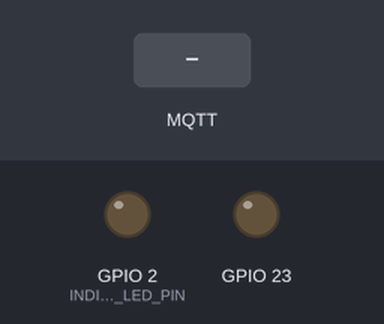
Bench run of a program on a simulated ESP32. Parts: output pins drawn as LEDs (lit = HIGH). The inputs (shaded band) are chosen by the test bench. WiFi joins after 1.5 s; servers stay silent unless stated; random numbers use the default seed unless the program sets one; no MQTT or app messages arrive unless stated; not simulated (calls return 0 or success): secrets.h; names the files do not define were given values by the test bench: MQTT_PORT = 1883; what the program prints to the serial monitor is not drawn.

Above: at 2.3 s.
2.4 s: MQTT message "5" arrives on the first subscribed topic
At 3.6 s:
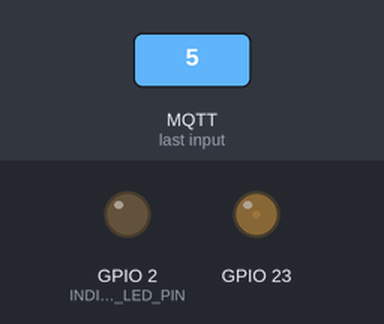
3.9 s: MQTT message "90" arrives on the first subscribed topic
At 4.6 s:
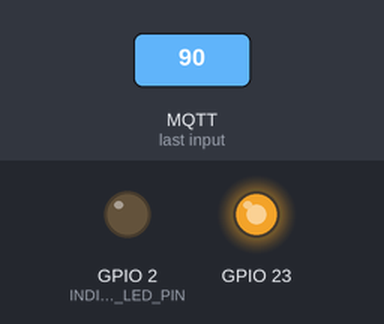
5.4 s: MQTT message "on" arrives on the first subscribed topic
At 5.9 s:
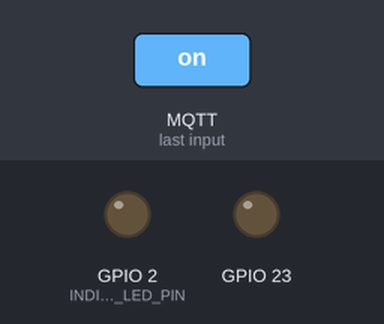
Timing chart, 0 to 8.4 s (numbered marks = the images above; inputs shaded):
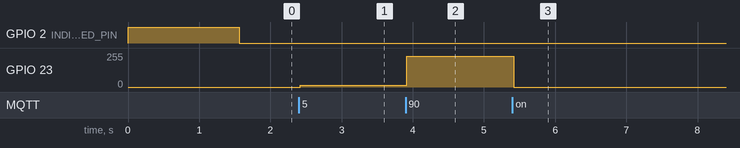

The program:

main.cpp
```cpp
#include <Arduino.h>
#include <PubSubClient.h>
#include <WiFi.h>

#include "parameters.h"
#include "secrets.h"

#include "logger.h"

#include "controller.h"
#include "measurements.h"

#include "berm_e3f_ds30c4.h"
#include "dht22.h"
#include "mpxv7002dp_adc1115.h"

#include "mqtt.h"
#include "wifi_.h"

/**
  TASK HANDLES

  Task Handles are used to manage and reference FreeRTOS tasks. Each task handle
  allows you to:
  - Control task execution (suspend, resume, delete)
  - Monitor task status
  - Assign tasks to specific CPU cores
 */
TaskHandle_t ServerHandlingTask;  // Handle for the server communication task
TaskHandle_t ControlHandlingTask; // Handle for the control and measurement task

/**
  QUEUE HANDLES

  Queue Handles are used to manage FreeRTOS queues. Queues provide thread-safe
  communication between tasks by:
    - Storing messages in a FIFO (First In, First Out) buffer
    - Allowing tasks to send and receive data without conflicts
    - Providing blocking and non-blocking operations
    - Enabling inter-task communication and synchronization
 */
QueueHandle_t
    MqttPublishingEventQueue; // Queue for messages to be published via MQTT
QueueHandle_t MqttSubscriptionsEventQueue; // Queue for incoming MQTT
                                           // subscription messages

String TOPIC_MEASUREMENTS_AIR_TEMPERATURE =
    String(MQTT_TOPIC_BASE) + String(MQTT_TOPIC_AIR_TEMPERATURE);
String TOPIC_MEASUREMENTS_AIR_RELATIVE_HUMIDITY =
    String(MQTT_TOPIC_BASE) + String(MQTT_TOPIC_AIR_RELATIVE_HUMIDITY);
String TOPIC_MEASUREMENTS_AIR_DENSITY =
    String(MQTT_TOPIC_BASE) + String(MQTT_TOPIC_AIR_DENSITY);
String TOPIC_MEASUREMENTS_AIR_VELOCITY =
    String(MQTT_TOPIC_BASE) + String(MQTT_TOPIC_AIR_VELOCITY);
String TOPIC_MEASUREMENTS_DYNAMIC_PRESSURE =
    String(MQTT_TOPIC_BASE) + String(MQTT_TOPIC_DYNAMIC_PRESSURE);
String TOPIC_MEASUREMENTS_AIR_FLOW =
    String(MQTT_TOPIC_BASE) + String(MQTT_TOPIC_AIR_FLOW);
String TOPIC_MEASUREMENTS_AIR_FLOW_CFM =
    String(MQTT_TOPIC_BASE) + String(MQTT_TOPIC_AIR_FLOW_CFM);

String TOPIC_MEASUREMENTS_WIND_TURBINE_RPM =
    String(MQTT_TOPIC_BASE) + String(MQTT_TOPIC_WIND_TURBINE_RPM);
String TOPIC_MEASUREMENTS_WIND_TURBINE_POWER =
    String(MQTT_TOPIC_BASE) + String(MQTT_TOPIC_WIND_TURBINE_POWER);

String TOPIC_CONTROL_FAN_FREQUENCY_SET_POINT =
    String(MQTT_TOPIC_BASE) +
    String(MQTT_TOPIC_CONTROL_FAN_FREQUENCY_SET_POINT);
String TOPIC_FAN_FREQUENCY_SET_POINT =
    String(MQTT_TOPIC_BASE) + String(MQTT_TOPIC_FAN_FREQUENCY_SET_POINT);
String TOPIC_FAN_RPM = String(MQTT_TOPIC_BASE) + String(MQTT_TOPIC_FAN_RPM);
String TOPIC_FAN_POWER = String(MQTT_TOPIC_BASE) + String(MQTT_TOPIC_FAN_POWER);

/*
  MQTT SUBSCRIPTION CALLBACK

  This function is called when an MQTT message is
  received. This callback demonstrates queue usage by sending received messages
  to a queue for processing by another task, enabling asynchronous
  messagehandling
*/
void mqttSubscriptionCallback(char *topic, byte *payload, unsigned int length) {
  String topicStr = topic;
  String payloadString = (char *)payload;
  payloadString.remove(length);

  services::MqttMessage *mqttMessage =
      new services::MqttMessage(topicStr, payloadString);

  if (topicStr == TOPIC_CONTROL_FAN_FREQUENCY_SET_POINT) {
    logging::logger->Debug("Received message from MQTT server. Topic: " +
                           topicStr + ". Payload: " + payloadString);
    xQueueSend(MqttSubscriptionsEventQueue, &mqttMessage, pdMS_TO_TICKS(100));

  } else {
    logging::logger->Error("Received invalid message from MQTT server or "
                           "message not supported. Topic: " +
                           topicStr + ". Payload: " + payloadString);
  }
}

/**
  SERVER HANDLING TASK

  This is a FreeRTOS task that manages network communications. This task
  demonstrates:
    - Task execution with infinite loop
    - Queue receive operations for processing messages from other tasks
    - Asynchronous communication between tasks via queues

  The task runs continuously, handling WiFi and MQTT connections, and processing
  messages from the publishing queue that are sent by the control task
 */
void serverHandling(void *parameter) {
  peripherals::Led *indicatorLed = new peripherals::Led(INDICATOR_LED_PIN);

  services::WifiService *wifi = new services::WifiService(
      WIFI_SSID, WIFI_PASSWORD, WIFI_MAX_RETRY_TIME_MILLISECONDS, indicatorLed);

  WiFiClient *espClient = new WiFiClient();
  PubSubClient *mqttClient = new PubSubClient(*espClient);
  mqttClient->setCallback(mqttSubscriptionCallback);

  services::MqttService *mqtt = new services::MqttService(
      MQTT_SERVER, MQTT_PORT, MQTT_USER, MQTT_PASSWORD, MQTT_CLIENT_ID,
      MQTT_MAX_RETRY_TIME_MILLISECONDS, mqttClient, indicatorLed);
  services::MqttMessage *mqttMessage;

  while (true) {
    if (!wifi->IsConnected()) {
      wifi->Connect();

    } else if (!mqtt->IsConnected()) {
      if (mqtt->Connect())
        mqtt->Subscribe(TOPIC_CONTROL_FAN_FREQUENCY_SET_POINT);

    } else {
      mqtt->Loop();

      while (xQueueReceive(MqttPublishingEventQueue, &mqttMessage,
                           pdMS_TO_TICKS(10)) == pdPASS) {
        mqtt->Publish(mqttMessage);
        delete mqttMessage;
      }
    }
  }
}

/**
  CONTROL HANDLING TASK

  This is a FreeRTOS task that manages sensor measurements and control. This
  task demonstrates:
    - Task execution with infinite loop
    - Queue operations for both receiving and sending messages
    - Inter-task communication via queues
    - Task delay for timing control

  The task runs continuously, taking sensor measurements and sending them to the
  server task via queues, while also receiving control commands from MQTT
 */
void controlHandling(void *parameter) {
  peripherals::BermE3fDs30c4 *bermE3fDs30c4 =
      new peripherals::BermE3fDs30c4(BERM_E3F_DS30C4_PIN);

  peripherals::Dht22 *dht22 = new peripherals::Dht22(DHT22_PIN);

  peripherals::MPXV7002DP_ADC1115 *mpxv7002dpAdc1115 =
      new peripherals::MPXV7002DP_ADC1115(
          MPXV7002DP_ADC1115_CHANNEL, MPXV7002DP_ADC1115_VOLTAGE_OFFSET,
          MPXV7002DP_ADC1115_VOLTAGE_SENSITIVITY);

  control::Controller *controller = new control::Controller(
      MEASURING_INTERVAL_MILLISECONDS, WIND_TURBINE_PULSE_COUNT_DIVIDER,
      AIR_DENSITY, CROSS_SECTION_AREA,
      CUBIC_METERS_PER_SECOND_TO_CUBIC_FEET_PER_MINUTE, bermE3fDs30c4, dht22,
      mpxv7002dpAdc1115);

  services::MqttMessage *mqttMessage;

  controller->Begin();
  vTaskDelay(pdMS_TO_TICKS(1000));

  while (true) {
    if (xQueueReceive(MqttSubscriptionsEventQueue, &mqttMessage,
                      pdMS_TO_TICKS(10)) == pdPASS) {
      if (String(mqttMessage->GetTopic()) ==
          TOPIC_CONTROL_FAN_FREQUENCY_SET_POINT) {
        float fanFrequency = String(mqttMessage->GetPayload()).toFloat();
        controller->SetFanFrequency(fanFrequency);
      }
      delete mqttMessage;
    }

    if (controller->IsMeasurementTimeReached()) {
      control::Measures measure = controller->Measure();

      float airTemperature = measure.GetAirTemperature();
      if (!isnan(airTemperature)) {
        services::MqttMessage *airTemperatureMessage =
            new services::MqttMessage(TOPIC_MEASUREMENTS_AIR_TEMPERATURE,
                                      airTemperature);
        xQueueSend(MqttPublishingEventQueue, &airTemperatureMessage,
                   pdMS_TO_TICKS(10));
      }

      float airRelativeHumidity = measure.GetAirRelativeHumidity();
      if (!isnan(airRelativeHumidity)) {
        services::MqttMessage *airRelativeHumidityMessage =
            new services::MqttMessage(TOPIC_MEASUREMENTS_AIR_RELATIVE_HUMIDITY,
                                      airRelativeHumidity);
        xQueueSend(MqttPublishingEventQueue, &airRelativeHumidityMessage,
                   pdMS_TO_TICKS(10));
      }

      float airDensity = measure.GetAirDensity();
      if (!isnan(airDensity)) {
        services::MqttMessage *airDensityMessage = new services::MqttMessage(
            TOPIC_MEASUREMENTS_AIR_DENSITY, airDensity);
        xQueueSend(MqttPublishingEventQueue, &airDensityMessage,
                   pdMS_TO_TICKS(10));
      }

      float airVelocity = measure.GetAirVelocity();
      if (!isnan(airVelocity)) {
        services::MqttMessage *airVelocityMessage = new services::MqttMessage(
            TOPIC_MEASUREMENTS_AIR_VELOCITY, airVelocity);
        xQueueSend(MqttPublishingEventQueue, &airVelocityMessage,
                   pdMS_TO_TICKS(10));
      }

      float dynamicPressure = measure.GetDynamicPressure();
      if (!isnan(dynamicPressure)) {
        services::MqttMessage *dynamicPressureMessage =
            new services::MqttMessage(TOPIC_MEASUREMENTS_DYNAMIC_PRESSURE,
                                      dynamicPressure);
        xQueueSend(MqttPublishingEventQueue, &dynamicPressureMessage,
                   pdMS_TO_TICKS(10));
      }

      float airFlow = measure.GetAirFlow();
      if (!isnan(airFlow)) {
        services::MqttMessage *airFlowMessage =
            new services::MqttMessage(TOPIC_MEASUREMENTS_AIR_FLOW, airFlow);
        xQueueSend(MqttPublishingEventQueue, &airFlowMessage,
                   pdMS_TO_TICKS(10));
      }

      float airFlowCfm = measure.GetAirFlowCfm();
      if (!isnan(airFlowCfm)) {
        services::MqttMessage *airFlowCfmMessage = new services::MqttMessage(
            TOPIC_MEASUREMENTS_AIR_FLOW_CFM, airFlowCfm);
        xQueueSend(MqttPublishingEventQueue, &airFlowCfmMessage,
                   pdMS_TO_TICKS(10));
      }

      float windTurbineRpm = measure.GetWindTurbineRpm();
      services::MqttMessage *windTurbineRpmMessage = new services::MqttMessage(
          TOPIC_MEASUREMENTS_WIND_TURBINE_RPM, windTurbineRpm);
      xQueueSend(MqttPublishingEventQueue, &windTurbineRpmMessage,
                 pdMS_TO_TICKS(10));

      float windTurbinePower = measure.GetWindTurbinePower();
      services::MqttMessage *windTurbinePowerMessage =
          new services::MqttMessage(TOPIC_MEASUREMENTS_WIND_TURBINE_POWER,
                                    windTurbinePower);
      xQueueSend(MqttPublishingEventQueue, &windTurbinePowerMessage,
                 pdMS_TO_TICKS(10));

      float fanFrequencySetPoint = measure.GetFanFrequencySetPoint();
      services::MqttMessage *fanFrequencySetPointMessage =
          new services::MqttMessage(TOPIC_FAN_FREQUENCY_SET_POINT,
                                    fanFrequencySetPoint);
      xQueueSend(MqttPublishingEventQueue, &fanFrequencySetPointMessage,
                 pdMS_TO_TICKS(10));

      float fanRpm = measure.GetFanRpm();
      services::MqttMessage *fanRpmMessage =
          new services::MqttMessage(TOPIC_FAN_RPM, fanRpm);
      xQueueSend(MqttPublishingEventQueue, &fanRpmMessage, pdMS_TO_TICKS(10));

      float fanPower = measure.GetFanPower();
      if (!isnan(fanPower)) {
        services::MqttMessage *fanPowerMessage =
            new services::MqttMessage(TOPIC_FAN_POWER, fanPower);
        xQueueSend(MqttPublishingEventQueue, &fanPowerMessage,
                   pdMS_TO_TICKS(10));
      }
    }
  }
}

/**
  SETUP FUNCTION

  Initializes the ESP32 system with tasks and queues. This function demonstrates
  the fundamental concepts of ESP32 multitasking:

  TASK CREATION:
    - xTaskCreatePinnedToCore creates FreeRTOS tasks and assigns them to
  specific CPU cores.
    - Each task has its own stack space (in words, max 8191), priority, and can run independently.
    - Tasks communicate through queues, enabling concurrent execution.

  QUEUE CREATION:
    - xQueueCreate allocates memory for message queues.
    - Queues provide thread-safe communication between tasks.
    - Different queue sizes accommodate different message volumes.
 */
void setup() {
  xTaskCreatePinnedToCore(serverHandling, "serverHandling", 10000, NULL, 1,
                          &ServerHandlingTask, 0);
  xTaskCreatePinnedToCore(controlHandling, "controlHandling", 10000, NULL, 1,
                          &ControlHandlingTask, 1);

  MqttPublishingEventQueue = xQueueCreate(12, sizeof(services::MqttMessage *));
  MqttSubscriptionsEventQueue =
      xQueueCreate(1, sizeof(services::MqttMessage *));
}

void loop() {}
```

parameters.h
```cpp
#define WIFI_MAX_RETRY_TIME_MILLISECONDS 5000 // ms
#define MQTT_MAX_RETRY_TIME_MILLISECONDS 5000 // ms

// Configuration parameters for MQTT:
#define MQTT_TOPIC_BASE                                                        \
  "/Thingworx/ThingWorx.WindTunnelControlSystem.Controller"
#define MQTT_TOPIC_AIR_TEMPERATURE "/airTemperature"
#define MQTT_TOPIC_AIR_RELATIVE_HUMIDITY "/airRelativeHumidity"
#define MQTT_TOPIC_AIR_DENSITY "/airDensity"
#define MQTT_TOPIC_AIR_VELOCITY "/airVelocity"
#define MQTT_TOPIC_DYNAMIC_PRESSURE "/airDynamicPressure"
#define MQTT_TOPIC_AIR_FLOW "/airFlow"
#define MQTT_TOPIC_AIR_FLOW_CFM "/airFlowCFM"
#define MQTT_TOPIC_WIND_TURBINE_RPM "/turbineRpm"
#define MQTT_TOPIC_WIND_TURBINE_POWER "/turbinePower"
#define MQTT_TOPIC_CONTROL_FAN_FREQUENCY_SET_POINT                             \
  "/fanFrequencySetPointRequest"
#define MQTT_TOPIC_FAN_FREQUENCY_SET_POINT "/fanFrequencySetPoint"
#define MQTT_TOPIC_FAN_RPM "/fanRpm"
#define MQTT_TOPIC_FAN_POWER "/fanPower"

#define MEASURING_INTERVAL_MILLISECONDS 2000 // ms

// Configuration parameters for wind tunnel:
#define CROSS_SECTION_AREA 1.7 // m^2
#define CUBIC_METERS_PER_SECOND_TO_CUBIC_FEET_PER_MINUTE 2118.8799727597

// Configuration parameters for BERM-E3F-DS30C4:
#define BERM_E3F_DS30C4_PIN 34
#define WIND_TURBINE_PULSE_COUNT_DIVIDER 3 // pulses/revolution

// Configuration parameters for DHT22:
#define DHT22_PIN 32

// Configuration parameters for indicator LED for network connections:
#define INDICATOR_LED_PIN 2

// Configuration parameters for MPXV7002DP-ADC1115:
#define MPXV7002DP_ADC1115_CHANNEL 0
#define MPXV7002DP_ADC1115_VOLTAGE_OFFSET 2.5      // V
#define MPXV7002DP_ADC1115_VOLTAGE_SENSITIVITY 1.0 // V/kPa
#define AIR_DENSITY 1.10                           // kg/m^3
```

Measured:
- after the input at 2.4 s, GPIO 23: 0/255 → 12/255 at once
- after the input at 3.9 s, GPIO 23: 12/255 → 229/255 at once
- after the input at 5.4 s, GPIO 23: 229/255 → 0/255 at once
